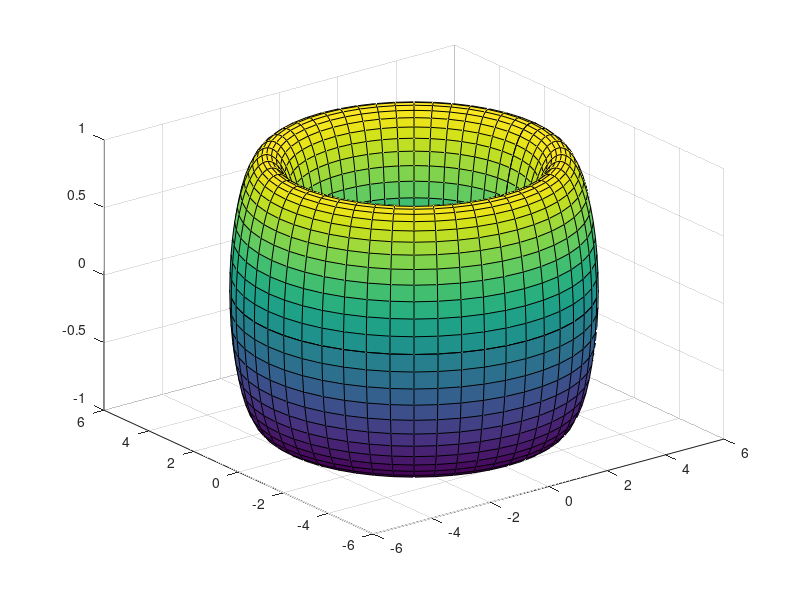

Source code (MATLAB): (Note: this script raises an error after producing the figure.)
close all;
figure;
%set a number of initial variables
a = 1;
c = 4;
M = 3.14;
h = 0.05; %timestep size in seconds
t = 16; %total time (though may be faster due to processor speed)
nmax = t / h;

%impulses
I1 = M * (((5/8) * a^2) + ((1 / 2) * c^2));
I2 = M * (((5/8) * a^2) + ((1 / 2) * c^2));
I3 = M * (((3/4) * a^2) + c^2);
I = [I1, 0, 0, 
    0, I2, 0, 
    0, 0, I3];

y1 = (I3 - I2) / I1;
y2 = (I1 - I3) / I2;
y3 = (I2 - I1) / I3;

%create data structure to store rotational velocity for each timestep
wx = zeros(1,nmax);
wy = zeros(1,nmax);
wz = zeros(1,nmax);
wdotx = zeros(1,nmax);
wdoty = zeros(1,nmax);
wdotz = zeros(1,nmax);

%create variables to store torus data 
[u,v] = meshgrid(0:pi / 24:(2 * pi));
x = (c + a * cos(v)) .* cos(u);
y = (c + a * cos(v)) .* sin(u);
z = a * sin(v);
sizex = size(x);

shape = surf(x, y, z);

%create a backup of data for later use
basex = shape.XData;
basey = shape.YData;
basez = shape.ZData;

%set initial velocity to 1
wx(1) = 1;
wy(1) = 1;
wz(1) = 1;
wdotx(1) = 1;
wdoty(1) = 1;
wdotz(1) = 1;

axis equal;
axis vis3d;    
set(gcf(), 'Renderer', 'OpenGL');
%labels and titles
xlabel('x /m');
ylabel('y /m');
zlabel('z /m');
title('Rotating Torus');
axis([-7 7 -7 7 -7 7]);

%start video 
animation = VideoWriter('animation.avi');
open(animation);

%for each time step (16 seconds total)
for n = 1:nmax
    
    %runge-kutta series based on eulers equations 
    %step 1
    kx1 = h * -y1 * wy(n) * wz(n);
    ky1 = h * -y2 * wx(n) * wz(n);
    kz1 = h * -y3 * wx(n) * wy(n);

    %Step 2
    kx2 = h * -y1 * ( wy(n) + 0.5 * ky1) * ( wz(n) + 0.5 * kz1);
    ky2 = h * -y2 * ( wx(n) + 0.5 * kx1) * ( wz(n) + 0.5 * kz1);
    kz2 = h * -y3 * ( wx(n) + 0.5 * kx1) * ( wy(n) + 0.5 * ky1);

    %Step 3
    kx3 = h * -y1 * ( wy(n) + 0.5 * ky2 ) * ( wz(n) + 0.5 * kz2 );
    ky3 = h * -y2 * ( wx(n) + 0.5 * kx2 ) * ( wz(n) + 0.5 * kz2 );
    kz3 = h * -y3 * ( wx(n) + 0.5 * kx2 ) * ( wy(n) + 0.5 * ky2 );

    %Step 4
    kx4 = h * -y1 * ( wy(n) + ky3 ) * (wz(n) + kz3 );
    ky4 = h * -y2 * ( wx(n) + kx3 ) * (wz(n) + kz3 );
    kz4 = h * -y3 * ( wx(n) + kx3 ) * (wy(n) + ky3 );

    %Add change in velocity to previous value to get the next value
    wx(n+1) = wx(n) + kx1 / 6 + kx2 / 3 + kx3 / 3 + kx4 / 6;
    wy(n+1) = wy(n) + ky1 / 6 + ky2 / 3 + ky3 / 3 + ky4 / 6;
    wz(n+1) = wz(n) + kz1 / 6 + kz2 / 3 + kz3 / 3 + kz4 / 6;
    
    %set wdot values
    wdotx(n+1) = wx(n);
    wdoty(n+1) = wy(n);
    wdotz(n+1) = wz(n);
    
    %calculate the magnitude of omega
    wmag = sqrt(wdotx(n+1)^2 + wdoty(n+1)^2 + wdotz(n+1)^2);
    
    %calculate theta
    theta = n * h * wmag;  
    
    %calculate alpha, beta gamma for rotation matrix
    hatw = [wdotx(n+1) wdoty(n+1) wdotz(n+1)] / wmag;
   
    alpha = hatw(1);
    beta = hatw(2);
    gamma = hatw(3);
    
    %rotation matrix
    lambda = [(alpha^2 * (1-cos(theta))) + cos(theta),                  (alpha * beta * (1 - cos(theta))) - (gamma * sin(theta)), (alpha * gamma * (1 - cos(theta))) + (beta * sin(theta)),
              (alpha * beta * (1 - cos(theta))) + (gamma * sin(theta)), (beta^2 * (1 - cos(theta))) + cos(theta),                 beta * gamma * (1 - cos(theta)) - alpha * sin(theta),
              (alpha * gamma * (1 - cos(theta))) - (beta * sin(theta)),  beta * gamma * (1 - cos(theta)) + (alpha * sin(theta)),  (gamma^2 * (1 - cos(theta))) + cos(theta)];
    
    %working copies of torus data 
    X = basex;
    Y = basey; 
    Z = basez;
    
    %reshape matrices so they can be multiplied by the rotation matrix
    X = reshape(X, 1, []);
    Y = reshape(Y, 1, []);
    Z = reshape(Z, 1, []);
    
    %multiply position matrix by rotational matrices
    xyz = [X; Y; Z;];
    xyzRxyz = lambda * xyz;

    %reshape matrices back to original form so they can be drawn using surf
    X = reshape(xyzRxyz(1,:), sizex);
    Y = reshape(xyzRxyz(2,:), sizex);
    Z = reshape(xyzRxyz(3,:), sizex);  
    
    %set the surf positions
    shape.XData = X;
    shape.YData = Y;
    shape.ZData = Z;
    
    %draw new position to screen and to video
    frame = getframe(gcf);  
    drawnow; 
    writeVideo(animation, frame);
end

close(animation);
